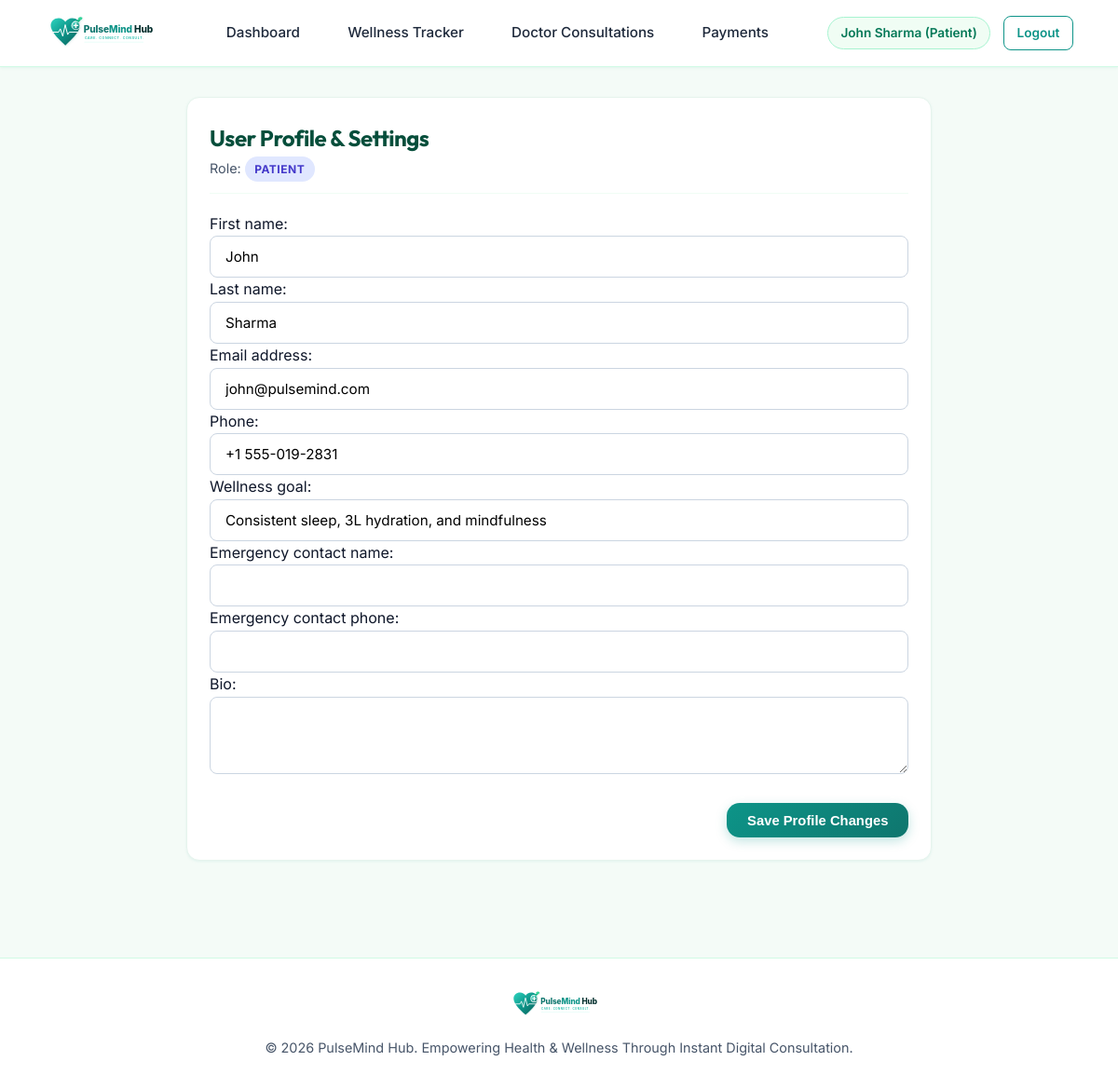
Page /accounts/profile/ (signed in) on the committed database.
### accounts/models.py (models this page shows, shortened)
class CustomUser(AbstractUser):
    ROLE_CHOICES = (
        ('PATIENT', 'Patient'),
        ('DOCTOR', 'Doctor'),
        ('ADMIN', 'Admin'),
    )
    role = models.CharField(max_length=10, choices=ROLE_CHOICES, default='PATIENT')
    phone = models.CharField(max_length=20, blank=True, null=True)
    profile_picture = models.ImageField(upload_to='profiles/', blank=True, null=True)
    bio = models.TextField(blank=True, null=True)
    specialization = models.CharField(max_length=100, blank=True, null=True, help_text="For Doctors: e.g., Cardiologist, Psychiatrist, General Physician")
    qualification = models.CharField(max_length=100, blank=True, null=True, help_text="e.g. MBBS, MD, PhD")
    consultation_fee = models.DecimalField(max_digits=10, decimal_places=2, default=500.00, help_text="Fee charged per consultation (₹)")
    experience_years = models.PositiveIntegerField(default=5, help_text="Years of medical practice")
    wellness_goal = models.CharField(max_length=255, blank=True, null=True, default="Improve daily sleep and stay hydrated")
    emergency_contact_name = models.CharField(max_length=100, blank=True, null=True)
    emergency_contact_phone = models.CharField(max_length=20, blank=True, null=True)
    @property
    def is_doctor(self):
        return self.role == 'DOCTOR'
    @property
    def is_admin(self):
        return self.role == 'ADMIN' or self.is_superuser or self.is_staff

### accounts/views.py (the view)
# urls.py: path('profile/', views.profile_view, name='profile'),
@login_required
def profile_view(request):
    user = request.user
    is_doc = getattr(user, 'is_doctor', False)
    if request.method == 'POST':
        if is_doc:
            form = DoctorProfileForm(request.POST, instance=user)
        else:
            form = PatientProfileForm(request.POST, instance=user)
        if form.is_valid():
            form.save()
            messages.success(request, "Profile updated successfully!")
            return redirect('accounts:profile')
    else:
        if is_doc:
            form = DoctorProfileForm(instance=user)
        else:
            form = PatientProfileForm(instance=user)
    return render(request, 'accounts/profile.html', {'form': form, 'user': user})

### accounts/forms.py
class PatientProfileForm(forms.ModelForm):
    class Meta:
        model = CustomUser
        fields = ('first_name', 'last_name', 'email', 'phone', 'wellness_goal', 'emergency_contact_name', 'emergency_contact_phone', 'bio')
        widgets = {
            'first_name': forms.TextInput(attrs={'class': 'form-control'}),
            'last_name': forms.TextInput(attrs={'class': 'form-control'}),
            'email': forms.EmailInput(attrs={'class': 'form-control'}),
            'phone': forms.TextInput(attrs={'class': 'form-control'}),
            'wellness_goal': forms.TextInput(attrs={'class': 'form-control'}),
            'emergency_contact_name': forms.TextInput(attrs={'class': 'form-control'}),
            'emergency_contact_phone': forms.TextInput(attrs={'class': 'form-control'}),
            'bio': forms.Textarea(attrs={'class': 'form-control', 'rows': 3}),
        }

### templates/accounts/profile.html (shortened to what this page needs)
{% extends 'base.html' %}
{% block content %}
<div style="max-width: 800px; margin: 0 auto;">
  <div class="card">
    <div class="card-header">
      <div>
        <h2>User Profile & Settings</h2>
        <p style="color: var(--muted-text); font-size: 0.9rem;">
          Role: <span class="badge {% if user.is_doctor %}badge-doctor{% else %}badge-patient{% endif %}">{{ user.get_role_display }}</span>
        </p>
      </div>
    </div>
    <form method="POST">
      {{ form.as_p }}
      <div style="margin-top: 1.5rem; text-align: right;">
        <button type="submit" class="btn btn-primary">Save Profile Changes</button>
      </div>
    </form>
  </div>
</div>
{% endblock %}

### templates/base.html (shortened to what this page needs)
{% load static %}
<!DOCTYPE html>
<html lang="en">
<head>
    <link rel="stylesheet" href="{% static 'css/styles.css' %}">
</head>
<body>
    <nav class="navbar">
        <div class="navbar-container">
            <a href="{% url 'dashboard:index' %}" class="navbar-brand">
                <img src="{% static 'images/logo.svg' %}"
                     alt="PulseMind Hub"
                     class="navbar-logo">
            </a>
            {% if user.is_authenticated %}
                {% if user.is_admin %}
                    <ul class="nav-links">
                        <li>
                            <a href="{% url 'dashboard:index' %}"
                               class="nav-link {% if request.resolver_match.app_name == 'dashboard' %}active{% endif %}">
                                Admin Dashboard
                            </a>
                        </li>
                        <li>
                            <a href="{% url 'accounts:admin_user_list' %}"
                               class="nav-link {% if request.resolver_match.url_name == 'admin_user_list' or request.resolver_match.url_name == 'admin_user_add' or request.resolver_match.url_name == 'admin_user_edit' %}active{% endif %}">
                                User Management
                            </a>
                        </li>
                        <li>
                            <a href="{% url 'accounts:admin_consultations' %}"
                               class="nav-link {% if request.resolver_match.url_name == 'admin_consultations' %}active{% endif %}">
                                Consultations Audit
                            </a>
                        </li>
                        <li>
                            <a href="{% url 'accounts:admin_payments' %}"
                               class="nav-link {% if request.resolver_match.url_name == 'admin_payments' %}active{% endif %}">
                                Financial Audit
                            </a>
                        </li>
                    </ul>
                    <div style="display:flex; align-items:center; gap:0.85rem;">
                        <div class="user-badge"
                             style="background:#fef3c7; color:#92400e; border-color:#fde68a;">
                            Admin: {{ user.username }}
                        </div>
                        <a href="{% url 'accounts:logout' %}"
                           class="btn btn-secondary btn-sm">
                            Logout
                        </a>
                    </div>
                {% else %}
                    <ul class="nav-links">
                        <li>
                            <a href="{% url 'dashboard:index' %}"
                               class="nav-link {% if request.resolver_match.app_name == 'dashboard' %}active{% endif %}">
                                Dashboard
                            </a>
                        </li>
                        <li>
                            <a href="{% url 'wellness:index' %}"
                               class="nav-link {% if request.resolver_match.app_name == 'wellness' %}active{% endif %}">
                                Wellness Tracker
                            </a>
                        </li>
                        <li>
                            <a href="{% url 'consultations:doctors' %}"
                               class="nav-link {% if request.resolver_match.app_name == 'consultations' %}active{% endif %}">
                                Doctor Consultations
                            </a>
                        </li>
                        <li>
                            <a href="{% url 'payments:history' %}"
                               class="nav-link {% if request.resolver_match.app_name == 'payments' %}active{% endif %}">
                                Payments
                            </a>
                        </li>
                    </ul>
                    <div style="display:flex; align-items:center; gap:0.85rem;">
                        <a href="{% url 'accounts:profile' %}" class="user-badge">
                            {{ user.get_full_name|default:user.username }}
                            ({% if user.is_doctor %}Doctor{% else %}Patient{% endif %})
                        </a>
                        <a href="{% url 'accounts:logout' %}"
                           class="btn btn-secondary btn-sm">
                            Logout
                        </a>
                    </div>
                {% endif %}
            {% endif %}
        </div>
    </nav>
    <main class="main-wrapper">
        {% block content %}{% endblock %}
    </main>
    <footer>
        <div style="
            max-width:1600px;
            width:96%;
            margin:0 auto;
            padding:0 1.5rem;
            display:flex;
            flex-direction:column;
            align-items:center;
            gap:0.5rem;
        ">
            <img src="{% static 'images/logo.svg' %}"
                 alt="PulseMind Hub"
                 style="height:36px;">
            <p style="margin-top:0.5rem;">
                © 2026 PulseMind Hub. Empowering Health & Wellness Through Instant Digital Consultation.
            </p>
        </div>
    </footer>
</body>
</html>

### static/css/styles.css (style rules this page uses)
:root { --primary: #0d9488; --primary-hover: #0f766e; --primary-light: #ccfbf1; --primary-subtle: #f0fdf4; --secondary: #10b981; --secondary-hover: #059669; --accent: #2dd4bf; --dark-text: #0f172a; --muted-text: #475569; --light-bg: #f8fafc; --card-bg: #ffffff; --border-color: #e2e8f0; --shadow-sm: 0 1px 3px rgba(13, 148, 136, 0.08); --shadow-md: 0 4px 14px rgba(13, 148, 136, 0.12); --shadow-lg: 0 10px 25px rgba(13, 148, 136, 0.18); --shadow-glow: 0 0 20px rgba(45, 212, 191, 0.35); --radius-sm: 8px; --radius-md: 14px; --radius-lg: 20px; --transition: all 0.25s cubic-bezier(0.4, 0, 0.2, 1); }
* { box-sizing: border-box; margin: 0; padding: 0; }
body { font-family: 'Inter', system-ui, -apple-system, sans-serif; background-color: #f4fbf7; color: var(--dark-text); line-height: 1.6; min-height: 100vh; display: flex; flex-direction: column; }
h1, h2, h3, h4, h5, h6 { font-family: 'Outfit', sans-serif; color: #064e3b; font-weight: 700; letter-spacing: -0.02em; }
a { color: var(--primary); text-decoration: none; transition: var(--transition); }
.navbar { background: rgba(255, 255, 255, 0.95); backdrop-filter: blur(12px); border-bottom: 1px solid #d1fae5; position: sticky; top: 0; z-index: 1000; box-shadow: var(--shadow-sm); }
.navbar-container { max-width: 1600px; width: 96%; margin: 0 auto; padding: 0.85rem 1.5rem; display: flex; align-items: center; justify-content: space-between; }
.navbar-brand { display: flex; align-items: center; gap: 0.75rem; }
.navbar-logo { height: 44px; width: auto; }
.nav-links { display: flex; align-items: center; gap: 1.5rem; list-style: none; }
.nav-link { font-weight: 500; font-size: 0.95rem; color: #1e293b; padding: 0.5rem 0.85rem; border-radius: var(--radius-sm); display: flex; align-items: center; gap: 0.4rem; }
.user-badge { background: var(--primary-subtle); border: 1px solid #a7f3d0; padding: 0.35rem 0.85rem; border-radius: 50px; font-size: 0.85rem; font-weight: 600; color: #047857; display: flex; align-items: center; gap: 0.5rem; }
.btn { display: inline-flex; align-items: center; justify-content: center; gap: 0.5rem; padding: 0.65rem 1.35rem; font-weight: 600; font-size: 0.925rem; border-radius: var(--radius-md); border: none; cursor: pointer; transition: var(--transition); text-decoration: none; }
.btn-primary { background: linear-gradient(135deg, var(--primary) 0%, var(--primary-hover) 100%); color: #ffffff; box-shadow: 0 4px 12px rgba(13, 148, 136, 0.25); }
.btn-secondary { background: #ffffff; color: var(--primary); border: 1.5px solid var(--primary); }
.btn-sm { padding: 0.4rem 0.85rem; font-size: 0.85rem; border-radius: var(--radius-sm); }
.main-wrapper { flex: 1; max-width: 1600px; width: 96%; margin: 2rem auto; padding: 0 1.5rem; }
.card { background: var(--card-bg); border-radius: var(--radius-md); border: 1px solid #e6f4ed; box-shadow: var(--shadow-sm); padding: 1.5rem; margin-bottom: 1.5rem; transition: var(--transition); }
.card-header { display: flex; align-items: center; justify-content: space-between; margin-bottom: 1.25rem; padding-bottom: 0.75rem; border-bottom: 1px solid #f0fdf4; }
.form-control, .form-select, textarea { width: 100%; padding: 0.75rem 1rem; font-size: 0.95rem; border-radius: var(--radius-sm); border: 1.5px solid #cbd5e1; background-color: #ffffff; transition: var(--transition); font-family: inherit; }
.badge { display: inline-block; padding: 0.25rem 0.65rem; border-radius: 50px; font-size: 0.75rem; font-weight: 700; text-transform: uppercase; letter-spacing: 0.5px; }
.badge-patient { background: #e0e7ff; color: #4338ca; }
footer { background: #ffffff; border-top: 1px solid #d1fae5; padding: 2rem 0; margin-top: 3rem; text-align: center; color: var(--muted-text); font-size: 0.9rem; }

### rows in the picture
CustomUser: get_full_name "John Sharma", role "PATIENT", first_name "John", last_name "Sharma", email "john@pulsemind.com", phone "+1 555-019-2831", wellness_goal "Consistent sleep, 3L hydration, and mindfulness"
